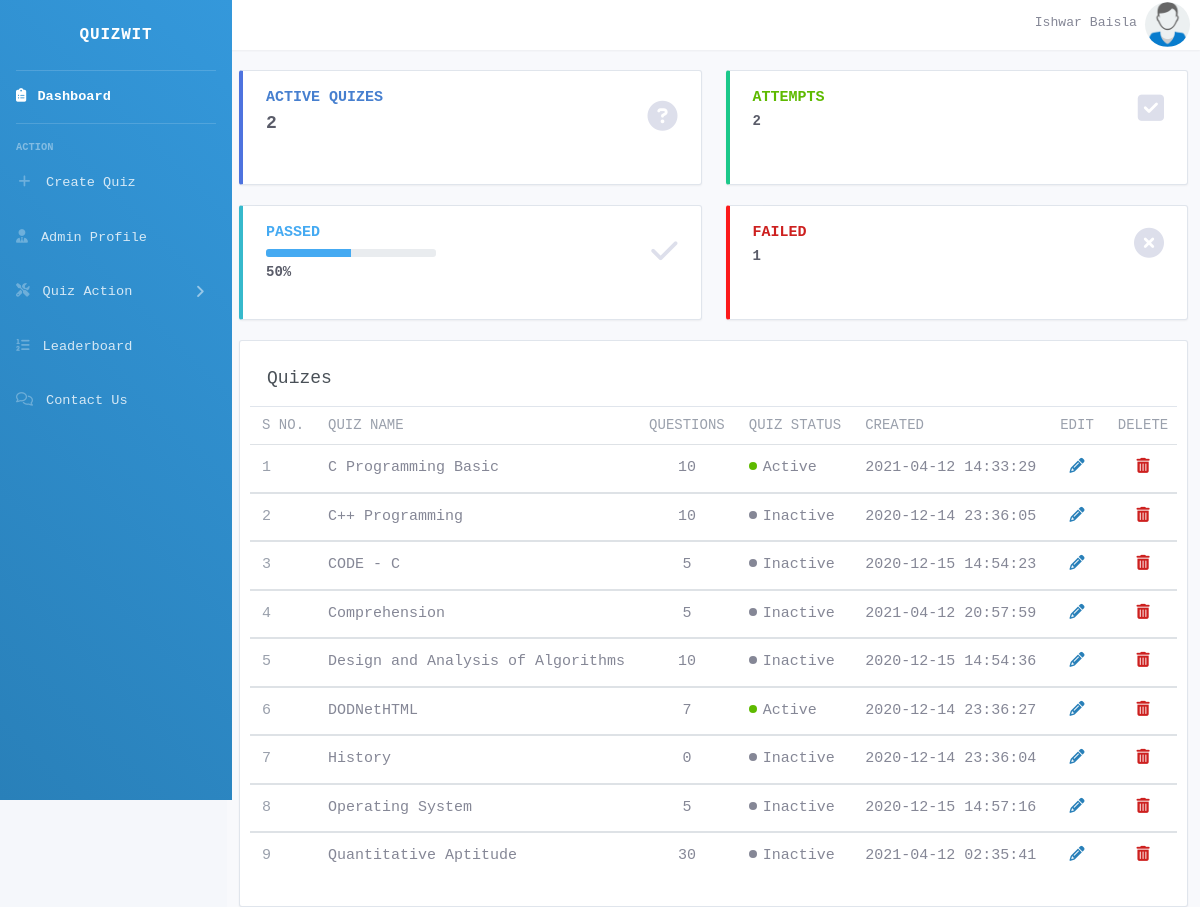
Page /admin_dashboard.php (signed in) on the committed database.
### tables this page shows
CREATE TABLE `quizes` (
  `quiz_id` int(11) NOT NULL,
  `quiz_name` varchar(50) NOT NULL,
  `difficulty_level` char(30) NOT NULL,
  `description` varchar(1000) NOT NULL,
  `number_of_questions` int(11) NOT NULL,
  `is_active` int(11) NOT NULL,
  `active_timing` bigint(20) NOT NULL,
  `inactive_timing` bigint(20) NOT NULL,
  `Exam_key` varchar(30) NOT NULL,
  `key_access` tinyint(4) NOT NULL,
  `show_evaluation` tinyint(4) NOT NULL,
  `time_duration` int(11) NOT NULL,
  `marks_per_question` int(11) NOT NULL,
  `negative_marking` double NOT NULL,
  `passing_percentage` int(11) NOT NULL,
  `admin_email_id` int(11) NOT NULL,
  `time_stamp` varchar(100) NOT NULL
);

### admin_dashboard.php (the view, shortened to what this page needs)
<!DOCTYPE html>
<html>
<head>
</head>
<?php
require_once('connection.php');
                $sql = "SELECT * FROM quizes WHERE admin_email_id='$_SESSION[admin_id]' ORDER BY quiz_name";
                $result = mysqli_query($conn,$sql);
                while($row = $result->fetch_assoc()){
                    $sql = "SELECT * FROM question_bank WHERE quiz_id='$row[quiz_id]'";
                    $temp = mysqli_query($conn,$sql);
                    if($temp->num_rows == 0)
                    {
                       $sql = "UPDATE quizes SET number_of_questions='0', is_active='0' WHERE quiz_id='$row[quiz_id]'";
                        mysqli_query($conn,$sql);
                    }
                    else{
                       $QueNum = $temp->num_rows;
                       $sql = "UPDATE quizes SET number_of_questions='$QueNum' WHERE quiz_id='$row[quiz_id]'";
                        mysqli_query($conn,$sql);
                    }
                }
include('includes/header.php');
include('includes/navbar.php');
    $temp = "SELECT quiz_id FROM quizes WHERE admin_email_id='$_SESSION[admin_id]'";
    $result1 = mysqli_query($conn,$temp);
    $answer = 0;
    $Fail = 0;
    while($row1 = $result1->fetch_assoc())
    {
        $sql = "SELECT * FROM attempts WHERE quiz_id='$row1[quiz_id]'";
        $result2 = mysqli_query($conn,$sql);
        while($row2 = $result2->fetch_assoc())
        {
          $candidatePercentage = ($row2['score']/$row2['total_marks'])*100;
          if($candidatePercentage<$row2['pass_percentage'])
            $Fail = $Fail + 1;
        }
        $answer = $answer + $result2->num_rows;
    }
    $pass_percentage = 0;
    if($answer!=0)
    {
      $pass_percentage = 100*(($answer - $Fail)/$answer);
    }
    $b=0;
    $ans = "";
         $str = $pass_percentage.'A';
         $p=0;
         while($str["$p"]!='A' && $b != 3)
         {
           $ans = $ans.$str["$p"];
           $p++;
         }
?>
<div class="container-fluid">
  <div style="height: 50px;"></div>
  <div class="row">
    <div class="col-xl-3 col-md-6 mb-4 height115">
      <div class="card border-left-primary shadow h-100 py-2">
        <div class="card-body">
          <div class="row no-gutters align-items-center">
            <div style="padding: 0px 10px;" class="col mr-2">
              <div class="text-xxs font-weight-bold text-primary text-uppercase mb-1">Active Quizes </div>
              <div class="h6 mb-0 font-weight-bold text-gray-800">
               <h4 id="active-EXAM"></h4>
              </div>
            </div>
            <div style="display:flex;width: 50%;height:100%;justify-content: flex-end;align-items:flex-end;padding-right: 10px;" class="col-auto">
              <i class="fas fa-question-circle fa-2x text-gray-300"></i>
            </div>
          </div>
        </div>
      </div>
    </div>
    <div class="col-xl-3 col-md-6 mb-4 height115">
      <div class="card border-left-success shadow h-100 py-2">
        <div class="card-body">
          <div class="row no-gutters align-items-center">
            <div style="padding: 0px 10px;" class="col mr-2">
              <div class="text-xxs font-weight-bold text-success text-uppercase mb-1">Attempts</div>
              <div class="h6 mb-0 font-weight-bold text-gray-800"><?php echo $answer;?></div>
            </div>
            <div style="display:flex;width: 50%;height:100%;justify-content: flex-end;align-items:flex-end;padding-right: 10px;" class="col-auto">
              <i class="fas fa-check-square fa-2x text-gray-300"></i>
            </div>
          </div>
        </div>
      </div>
    </div>
    <div class="col-xl-3 col-md-6 mb-4 height115">
      <div class="card border-left-info shadow h-100 py-2">
        <div class="card-body">
          <div class="row no-gutters align-items-center">
            <div style="padding: 0px 10px;" class="col mr-2">
              <div class="text-xxs font-weight-bold text-info text-uppercase mb-1">Passed</div>
              <div class="row no-gutters align-items-center">
                <div style="display:flex;width: 50%;height:100%;justify-content: flex-end;align-items:flex-end;padding-right: 10px;" class="col">
                  <div style="width: 100%;" class="progress progress-sm mr-2">
                    <?php echo "<div class='progress-bar bg-info' role='progressbar' style='width: $ans%' aria-valuenow='$pass_percentage'
                      aria-valuemin='0' aria-valuemax='100'></div>";?>
                  </div>
                </div>
              </div>
              <div class="mt-1">
                  <div class="h6 mb-0 mr-3 font-weight-bold text-gray-800"><?php echo $ans."%";?></div>
                </div>
            </div>
            <div style="display:flex;width: 50%;height:100%;justify-content: flex-end;align-items:flex-end;padding-right: 10px;" class="col-auto">
              <i class="fas fa-check fa-2x text-gray-300"></i>
            </div>
          </div>
        </div>
      </div>
    </div>
    <div class="col-xl-3 col-md-6 mb-4 height115">
      <div class="card border-left-warning shadow h-100 py-2">
        <div class="card-body">
          <div class="row no-gutters align-items-center">
            <div style="padding: 0px 10px;" class="col mr-2">
              <div class="text-xss font-weight-bold text-red text-uppercase mb-1">Failed</div>
              <div class="h6 mb-0 font-weight-bold text-gray-800"><?php echo $Fail;?></div>
            </div>
            <div style="display:flex;width: 50%;height:100%;justify-content: flex-end;align-items:flex-end;padding-right: 10px;" class="col-auto">
              <i class="fas fa-times-circle fa-2x text-gray-300"></i>
            </div>
          </div>
        </div>
      </div>
    </div>
  </div>
<div class="row row-card row-deck">
  <div class="col-12">
    <div class="card">
      <div class="card-header">
        <h3 class="card-title">Quizes</h3>
      </div>
      <?php
            $temp = "SELECT * FROM quizes WHERE admin_email_id='$_SESSION[admin_id]' ORDER BY quiz_name";
            $result = mysqli_query($conn,$temp);
      if($result->num_rows>0){
      ?>
      <div class="table-responsive">
        <table class="table table-card table-vcenter text-nowrap">
          <thead>
            <tr>
              <th class="w-1">S No.</th>
              <th>Quiz Name</th>
              <th style="text-align: center;">Questions</th>
              <th>Quiz Status</th>
              <th>Created</th>
              <th style="text-align: center;">Edit</th>
              <th style="text-align: center;">Delete</th>
            </tr>
          </thead>
          <tbody>
            <?php
            $i = 1;
            while($row = $result->fetch_assoc())
            {
            ?>
            <tr>
              <td>
                <span class="text-muted"><?php echo $i; ?></span>
              </td>
              <td><?php echo $row['quiz_name']; ?></td>
              <td style="text-align: center;"><?php echo $row['number_of_questions'];?></td>
              <td>
                <?php
                   if($row['is_active'])
                   {echo "<span class='status-icon bg-success'></span>Active<div class='count-active'></div>"; }
                   else echo "<span class='status-icon bg-unsuccess'></span>Inactive";
                ?>
              </td>
              <td><?php echo $row['time_stamp'];?></td>
              <td style="text-align: center;"><i style="color: #2980b9; cursor: pointer;" class="fas fa-pencil-alt quiz-edit-icon"></i></td>
              <td style="text-align: center;" class="text-center">
                  <?php
                    $QID = "'".$row['quiz_id']."'";
                  ?>
                  <i style="cursor: pointer;" onclick="confirmQuizDeletion(<?php echo $QID; ?>)" class="fas fa-trash-alt text-danger">
                  </i>
              </td>
            </tr>
          </tbody>
          <?php
          $i =$i + 1;
        }
        ?>
        </table>
      </div>
        <?php
      }
      ?>
    </div>
  </div>
</div>
</body>
</html>

### includes/header.php (style rules this page uses)
body { font-family: monospace; }

### rows in the picture
quizes: quiz_name "C Programming Basic", number_of_questions "10", is_active 1 (drawn), time_stamp "2021-04-12 14:33:29"
quizes: quiz_name "C++ Programming", number_of_questions "10", is_active 0 (drawn), time_stamp "2020-12-14 23:36:05"
quizes: quiz_name "CODE - C", number_of_questions "5", is_active 0 (drawn), time_stamp "2020-12-15 14:54:23"
quizes: quiz_name "Comprehension", number_of_questions "5", is_active 0 (drawn), time_stamp "2021-04-12 20:57:59"
quizes: quiz_name "Design and Analysis of Algorithms", number_of_questions "10", is_active 0 (drawn), time_stamp "2020-12-15 14:54:36"
quizes: quiz_name "DODNetHTML", number_of_questions "7", is_active 1 (drawn), time_stamp "2020-12-14 23:36:27"
quizes: quiz_name "History", number_of_questions "0", is_active 0 (drawn), time_stamp "2020-12-14 23:36:04"
quizes: quiz_name "Operating System", number_of_questions "5", is_active 0 (drawn), time_stamp "2020-12-15 14:57:16"
quizes: quiz_name "Quantitative Aptitude", number_of_questions "30", is_active 0 (drawn), time_stamp "2021-04-12 02:35:41"

### other values in the picture
$_SESSION['name'] "Ishwar Baisla"
$answer "2"
$ans "50"
$Fail "1"
